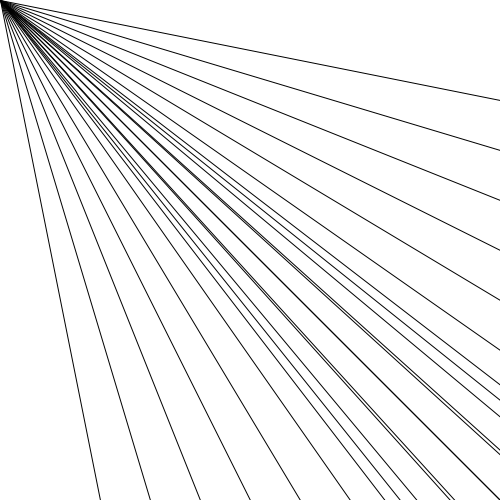
Frame 1 (no input)
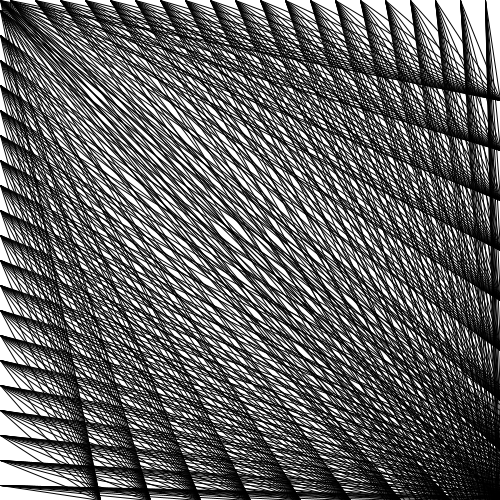
Frame 60 (the mouse pressed at the canvas centre just before this capture)
Frame 120 (the mouse held since frame 60 and released just before this capture): identical to frame 60, image omitted

The Processing sketch that drew these frames (run headless with seeded random() and noise(); from frame 60 on, the mouse is pressed at the canvas centre):

// Processing sketch: processing_31649
// ── processing_31649.pde


int a = 0;
int b = 5;
int c = 500;

void setup (){
 size (500, 500);
 
 background (255);

}  
  
void draw (){  
  line(a, 0 , c, 100);
  line(a, 0 , c, 200);
  line(a, 0 , c, 300);
  line(a, 0 , c, 400);
  line(a, 0 , c, 500);
  line(a, 0 , c, 600);
  
  line(100, c, 0, a);
  line(200, c, 0, a);
  line(300, c, 0, a);
  line(400, c, 0, a);
  line(500, c, 0, a);
  line(600, c, 0, a);
  
  fill(150);
   
  line(150, c, 0, a);
  line(250, c, 0, a);
  line(350, c, 0, a);
  line(450, c, 0, a);
  line(550, c, 0, a);
  line(650, c, 0, a);
  
  line(a, 0 , c, 150);
  line(a, 0 , c, 250);
  line(a, 0 , c, 350);
  line(a, 0 , c, 450);
  line(a, 0 , c, 550);
  line(a, 0 , c, 650);
  
  
  
  
  
  a = b + 5;
  b = a + 20;
  a = a + 0;
  

}
